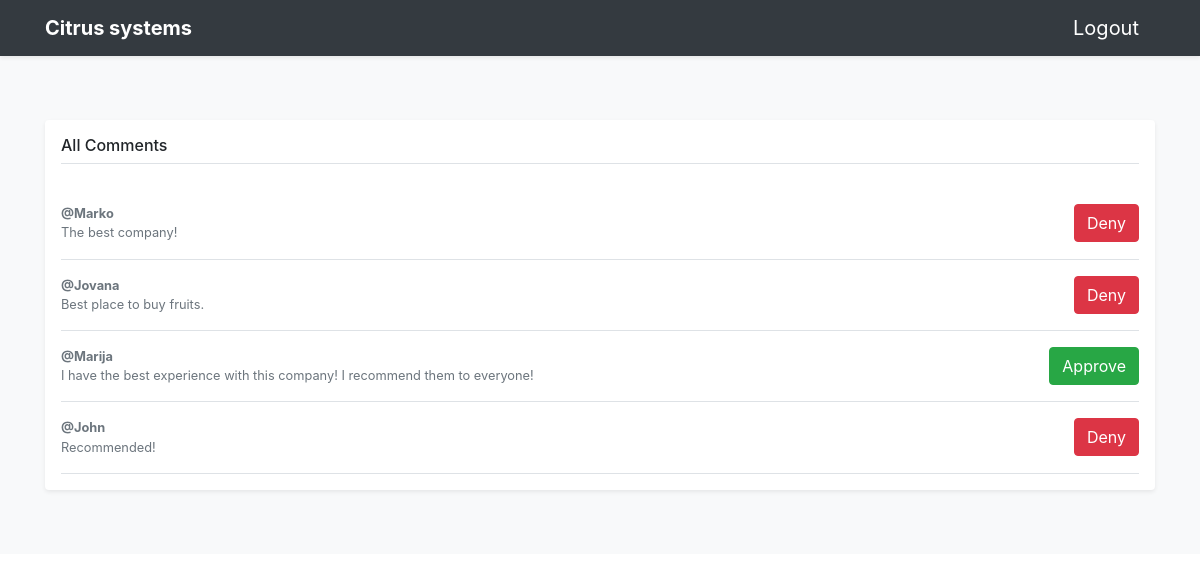
The page /admin (signed in) on the database its author committed.
### tables this page shows
CREATE TABLE IF NOT EXISTS `comments` (
  `id` int(11) NOT NULL AUTO_INCREMENT,
  `name` varchar(255) NOT NULL,
  `email` varchar(255) NOT NULL,
  `text` longtext NOT NULL,
  `published` tinyint(4) NOT NULL DEFAULT '0',
  PRIMARY KEY (`id`)
);

### public/index.php (called while the page is built, shortened)
<?php
require '../core/app.php';
?>

### app/model/Comment.php (called while the page is built, shortened)
<?php
class Comment extends Database{
	public static function getAllComments($published){
		$conn=self::getInstance();
		$sql="SELECT * FROM comments ";
		return $result = $conn->query($sql);
	}
}
?>

### app/controller/CommentController.php (called while the page is built, shortened)
<?php
class CommentController
{
	public static function index($published=null)
	{
		$data=Comment::getAllComments($published);
		while ($row = $data->fetch(\PDO::FETCH_ASSOC))
		{
	    	$comments[] = $row;
	    }
	    return $comments;
	}
}
?>

### views/admin.php (the view, shortened to what this page needs)
<!doctype html>
<html lang="en">
<head>
  <link rel="stylesheet" href="https://stackpath.bootstrapcdn.com/bootstrap/4.4.1/css/bootstrap.min.css">
</head>
<body>
  <header>
    <div class="navbar navbar-dark bg-dark shadow-sm">
      <div class="container d-flex justify-content-between">
        <a href="/" class="navbar-brand d-flex align-items-center">
          <strong>Citrus systems</strong>
        </a>
        <a href="/logout" class="navbar-brand d-flex align-items-center">
          Logout
        </a>
      </div>
    </div>
  </header>
  <main role="main">
    <div class="album py-5 bg-light">
      <div class="container">
        <div class="my-3 p-3 bg-white rounded shadow-sm">
          <h6 class="border-bottom border-gray pb-2 mb-0">All Comments</h6>
          <br>
          <?php foreach ($comments as $item){ ?>
            <div class="media text-muted pt-3  border-bottom border-gray">
              <p class="media-body pb-3 mb-0 small lh-125">
                <strong class="d-block text-gray-dark">@<?= $item['name']; ?></strong>
                <?= $item['text']; ?>
              </p>
              <?php if (!$item['published']){ ?>
              	<form method="post" action="admin/update-comment">
     				<button class="btn btn-success" type="submit" name="published" value="1">Approve</button>
    			</form>
          	  <?php }else{ ?>
          	  	<form method="post" action="admin/update-comment">
     				<button class="btn btn-danger" type="submit" name="published" value="0">Deny</button>
    			</form>
          	  <?php } ?>
            </div>
          <?php } ?>
        </div>
      </div>
    </div>
  </main>
</body>
</html>

### rows shown on the page
comments: name "Marko", text "The best company!"
comments: name "Jovana", text "Best place to buy fruits."
comments: name "Marija", text "I have the best experience with this company! I recommend them to everyone!"
comments: name "John", text "Recommended!"
